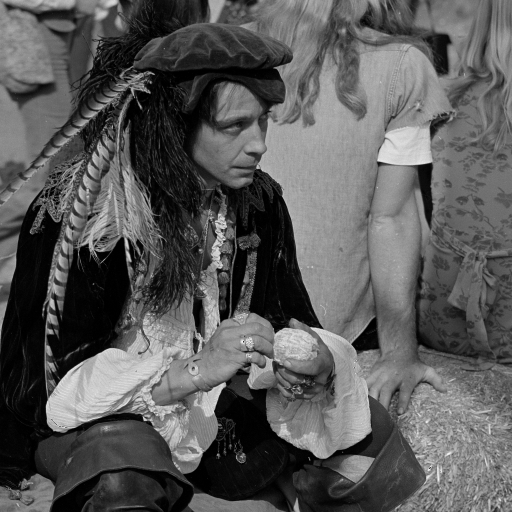
%> input picture resourse/5.3.01.tiff, 1024 x 1024 px (shown at 1/2 size)
$ octave --eval "ffFPM_getSubimage_LEDpos;"   (GNU Octave 9; MATLAB toolbox functions it lacks are replaced by stand-ins)
%> lines starting %> are read from the running program, lines starting %| are printed output that depends on the picture
### getoddseq.m
function [xseq,yseq] = getoddseq(N)
if mod(N,2)==0
    error('N must be an odd integer');
end

num = N^2;
count = 1;
xseq = zeros(1,num);
yseq = zeros(1,num);
xseq(1,1) = (N+1)/2;
yseq(1,1) = (N+1)/2;
for n = 1:num
    if mod(n,2)==0
    for m = 1:n
        count = count + 1;
        xseq(1,count) = xseq(1,count-1);
        yseq(1,count) = yseq(1,count-1) -1;
        if count == num
            return;
        end
    end
    for m = 1:n
        count = count + 1;
        xseq(1,count) = xseq(1,count-1) -1;
        yseq(1,count) = yseq(1,count-1);
        if count == num
            return;
        end
    end
    else
        for m = 1:n
            count = count + 1;
            xseq(1,count) = xseq(1,count-1);
            yseq(1,count) = yseq(1,count-1) +1;
            if count == num
                return;
            end
        end
        for m = 1:n
            count = count + 1;
            xseq(1,count) = xseq(1,count-1) +1;
            yseq(1,count) = yseq(1,count-1);
            if count == num
                return;
            end
        end
    end
end

end

### ini_enviroment.m
function [lambda,n_LED,CTF_object0,CTF_object,NA,...
                     pix_CCD,plane_wave_org,plane_wave_new,df,sample_size]=ini_enviroment(d,if_show)
% clc
% clear
%% Objective properties
lambda = 0.532; % wavelength um
k = 2*pi/lambda;
NA = 0.10; %nurmical aperture


%% CCD properties
Mag = 4;
pix_CCD = 128;
pix_SIZ = 6.4;
sample_size = pix_SIZ/Mag * pix_CCD;

fx_CCD = (-pix_CCD/2:pix_CCD/2-1)/(pix_CCD*pix_SIZ/Mag);
df = fx_CCD(2)-fx_CCD(1);
[fx_CCD,fy_CCD] = meshgrid(fx_CCD);
CTF_CCD = (fx_CCD.^2+fy_CCD.^2)<(NA/lambda).^2;
CTF_object0 = CTF_CCD;

ker = fspecial('gaussian',[51,51],3);
noise = mat2gray(imfilter(randn(pix_CCD),ker,'replicate'));

CTF_object = CTF_object0.*exp(1i*0*pi*noise);%;
 imshow((CTF_object),[])

%% LED properties
h_LED = 90; % distance between LED matrix and sample
d_LED =  4; % distance between adjust LED dot
n_LED = 15;     % number of LED
x_LED = -(n_LED/2*d_LED-d_LED/2):d_LED:(n_LED/2*d_LED-d_LED/2);
[x_LED,y_LED] = meshgrid(x_LED);
[xpos,ypos] = getoddseq(n_LED);

R0 = lambda*(d_LED/(lambda*sqrt(d_LED^2+h_LED^2)))/NA;
R_overlap = 1/pi*(2*acos(R0/2)-R0*sqrt(1-(R0/2)^2))


pos_ran = d*randn(2,n_LED^2);

plane_wave_org = zeros(2,n_LED^2); %tilted plane wave
for con = 1:n_LED^2
    v = [0,0,h_LED]-[x_LED(ypos(con),xpos(con)),y_LED(ypos(con),xpos(con)),0];
    v = v/norm(v);
    plane_wave_org(1,con)=v(1);
    plane_wave_org(2,con)=v(2);
end


plane_wave_new = zeros(2,n_LED^2); %tilted plane wave
for con = 1:n_LED^2
    v = [0,0,h_LED]-[x_LED(ypos(con),xpos(con))+pos_ran(1,con),y_LED(ypos(con),xpos(con))+pos_ran(2,con),0];
    v = v/norm(v);
    plane_wave_new(1,con)=v(1);
    plane_wave_new(2,con)=v(2);
end
if if_show
figure1 = figure('Color',[1 1 1]);
ax1 = axes();
hold(ax1,'on');
box(ax1,'on');
plot(plane_wave_org(1,:)/1,plane_wave_org(2,:)/1,'ok','markersize',5,'linewidth',1)
plot(plane_wave_new(1,:)/1,plane_wave_new(2,:)/1,'xr','markersize',8,'linewidth',1)

cc = max(plane_wave_org(:));

axis square
xlim([-1.2*cc,1.2*cc]);
ylim([-1.2*cc,1.2*cc]);
set(ax1,'FontName','Times New Roman','FontSize',15);
hold off;
end

end


% [24 lines left out: function getHOA, not called in this run]

### ffFPM_getSubimage_LEDpos.m
function ffFPM_getSubimage_LEDpos()
%{
    FPM simulation
    generate low resolution image
%}


%% read object imaging
pix = 513;
[x,y] = meshgrid(linspace(-1,1,pix));

I = double(imread(['resourse//5.3.01.tiff']))/255;
%> I: size 1024x1024 double; min 0, max 1, mean 0.349
P = double(imread(['resourse//5.3.02.tiff']))/255;
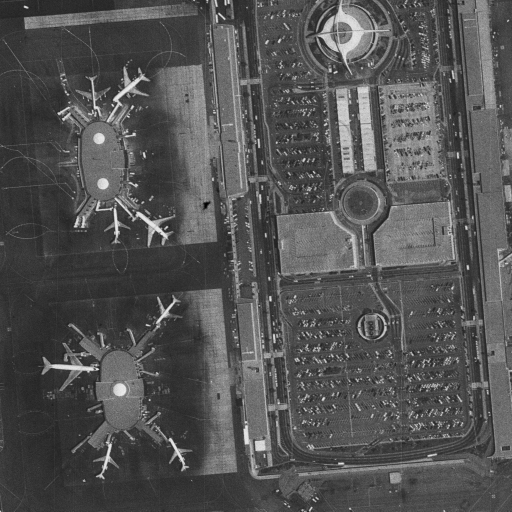
%> input picture resourse/5.3.02.tiff, 1024 x 1024 px (shown at 1/2 size)
%> P: size 1024x1024 double; min 0, max 0.941, mean 0.325
I = imresize(I,[pix,pix]);
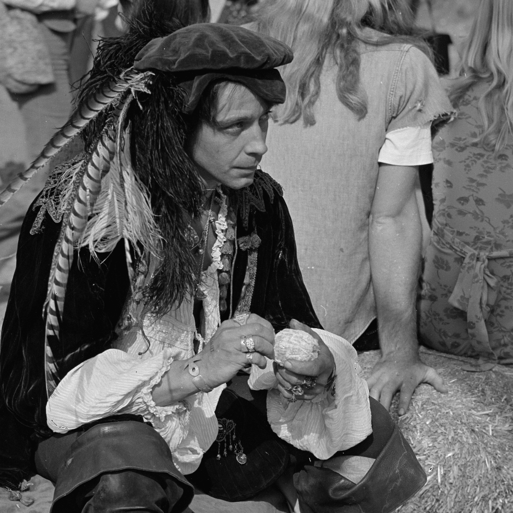
%> I: size 513x513 double; min -0.0243, max 0.971, mean 0.349; drawn with min black and max white
P = imresize(P,[pix,pix]);
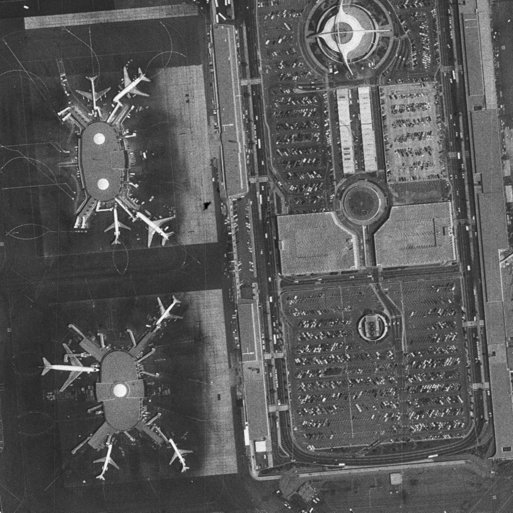
%> P: size 513x513 double; min -0.00314, max 0.941, mean 0.325; drawn with min black and max white

mask = 1;%sqrt(x.^2+y.^2) < 0.99^2;

% figure(121);
% plot(P(256,:),'k','linewidth',2)
I = mat2gray(I);
P = mat2gray(P);

I = (0.9*I + 0.1);
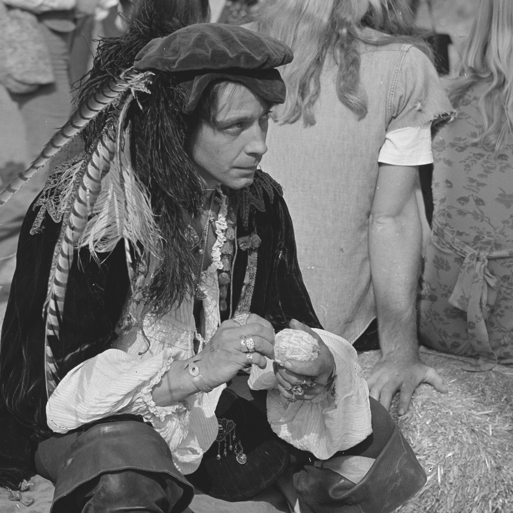
%> I: size 513x513 double; min 0.1, max 1, mean 0.438
P = (0.9*P + 0.1);
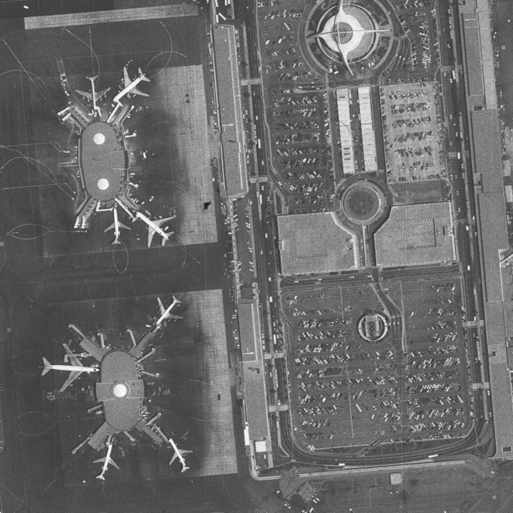
%> P: size 513x513 double; min 0.1, max 1, mean 0.413
save('simulation//ground_truth.mat','I','P')
O = sqrt(I.*mask).*exp(1i*P); % complex amplitude of object
% imshow(angle(O),[])

%% initializing enviroment

% noise_group = [1e-5,1e-4,1e-3,1e-2];

LED_pos = 2;
[lambda,n_LED,CTF_object0,CTF_object,NA,...
                     pix_CCD,~,plane_wave,df,~] = ini_enviroment(LED_pos,1);

m_factor = (pix/pix_CCD);


%% Simulation of the process of snapshot
F = fftshift(fft2(O));
I_camera = zeros(pix_CCD,pix_CCD,n_LED^2);

for con = 1:n_LED^2
    fxc = round((pix+1)/2+(plane_wave(1,con)/lambda)/df);
    fyc = round((pix+1)/2+(plane_wave(2,con)/lambda)/df);

    fxl=round(fxc-(pix_CCD-1)/2);fxh=round(fxc+(pix_CCD-1)/2);
    fyl=round(fyc-(pix_CCD-1)/2);fyh=round(fyc+(pix_CCD-1)/2);

    F_sub = F(fyl:fyh,fxl:fxh) .* CTF_object;
    I_camera(:,:,con) = abs(ifft2(ifftshift(F_sub))).^2 .* mask;
    con
end

%% intensity in CCD

I_camera = I_camera - min(I_camera(:));
I_camera = I_camera / max(I_camera(:));


I_camera_noised = I_camera;


tic
for con = 1:n_LED^2
    I_camera_noised(:,:,con) = imnoise(I_camera(:,:,con),'salt & pepper',0.01) + 0.00001*randn(pix_CCD);
    if con < 26
        imwrite(I_camera_noised(:,:,con),['rawimage//image_2_',num2str(con),'.png'])
    end
end
%> this loop made 225 passes
%> pass 1, in ffFPM_getSubimage_LEDpos, `imwrite(I_camera_noised(:,:,con),['rawimage//image_2_',num2str(con),'...`:
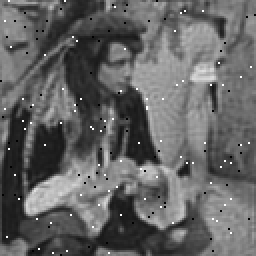
%> saved as image_2_1.png: size 128x128 uint8 (shown 2 times larger); min 0, max 255, mean 99.5
%> `ffFPM_getSubimage_LEDpos;`:
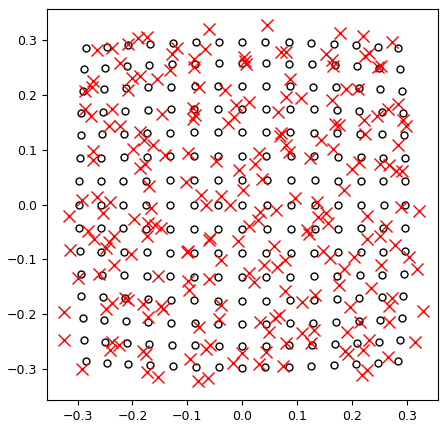
%> figure redrawn from the program's plot data
save('simulation//FPM_data_cube.mat','I_camera_noised')
toc

end

function out = add_poisson_noise(in,strength)
in = uint8(in * strength);
out = imnoise(in,'poisson');
out = double(out)/strength;

end
